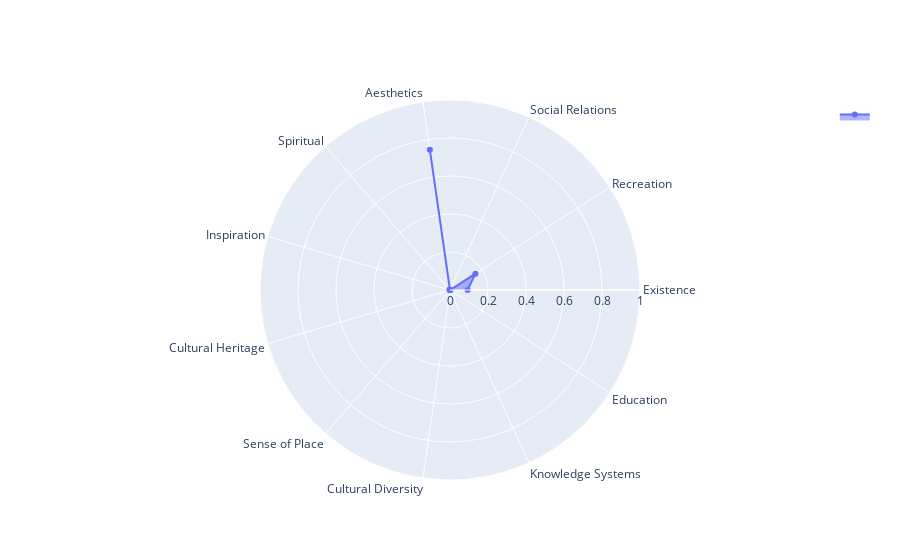

The code cell stored with this chart in its notebook:
### Code cell
# Source: https://plotly.com/python/radar-chart/
import plotly.graph_objects as go


#Source: https://blog.finxter.com/merge-dictionaries
# Dictionary comprehension
cat_agg_frequencies = {k:v for x in cat_frequencies for k,v in x.items()}

fig = go.Figure()

    # compute frequency total per park
park_freq_total = sum(list(cat_agg_frequencies.values()))
r_values = [x/park_freq_total for x in list(cat_agg_frequencies.values())]
fig.add_trace(go.Scatterpolar(
        r=r_values, #This is a method
        theta=list(cat_agg_frequencies.keys()),
        fill='toself',
        name=''
    ))

fig.update_layout(
  polar=dict(
    radialaxis=dict(
      visible=True,
      range=[0, 1]
    )),
  showlegend=True
)
    
fig.show()

### Figure 1 — Plotly figure (JSON) as saved in the notebook; plotly's stock layout.template omitted (floating-point values rounded to 4 significant figures)
{"data": [{"fill": "toself", "name": "", "r": [0.09276, 0.159, 0, 0.7452, 0, 0.003058, 0, 0, 0, 0, 0], "theta": ["Existence", "Recreation", "Social Relations", "Aesthetics", "Spiritual", "Inspiration", "Cultural Heritage", "Sense of Place", "Cultural Diversity", "Knowledge Systems", "Education"], "type": "scatterpolar"}], "layout": {"polar": {"radialaxis": {"range": [0, 1], "visible": true}}, "showlegend": true}}
